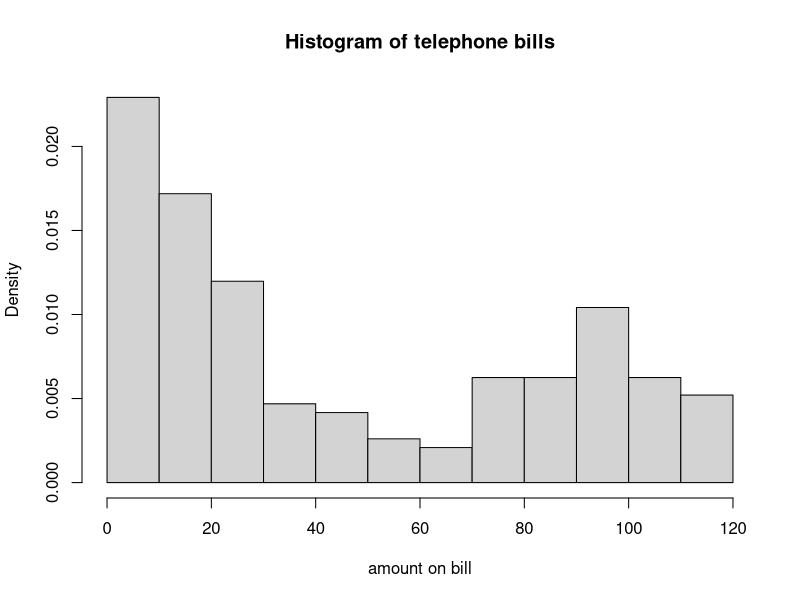
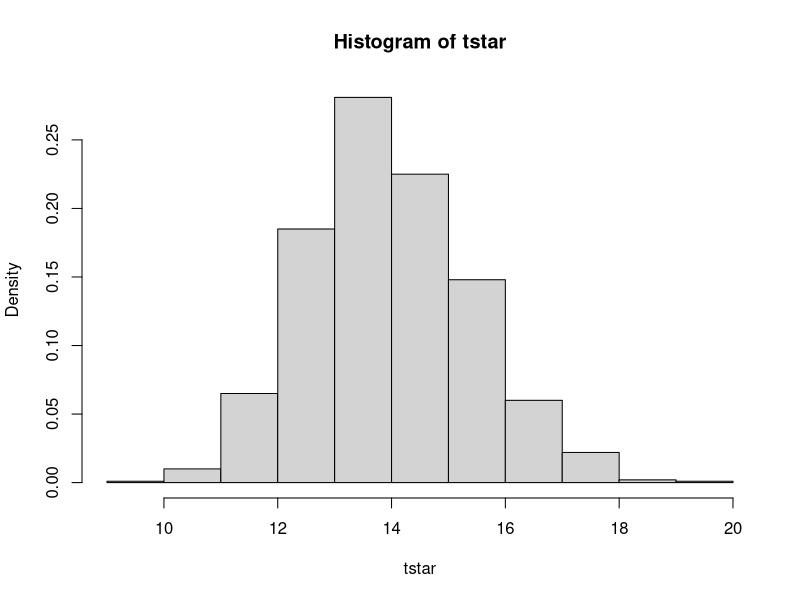
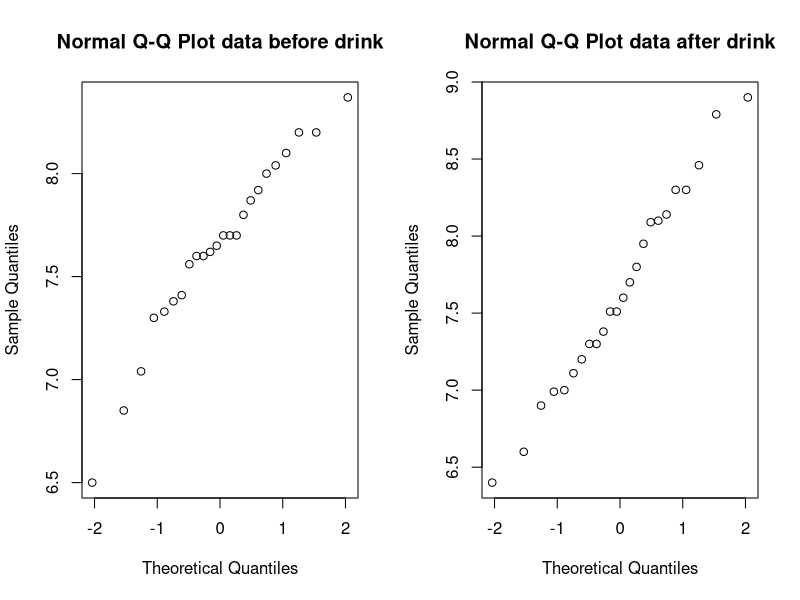
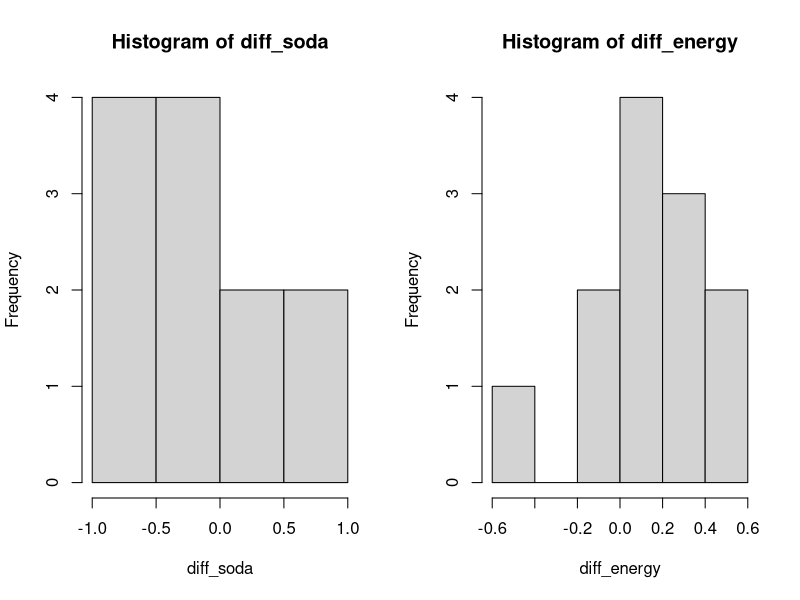
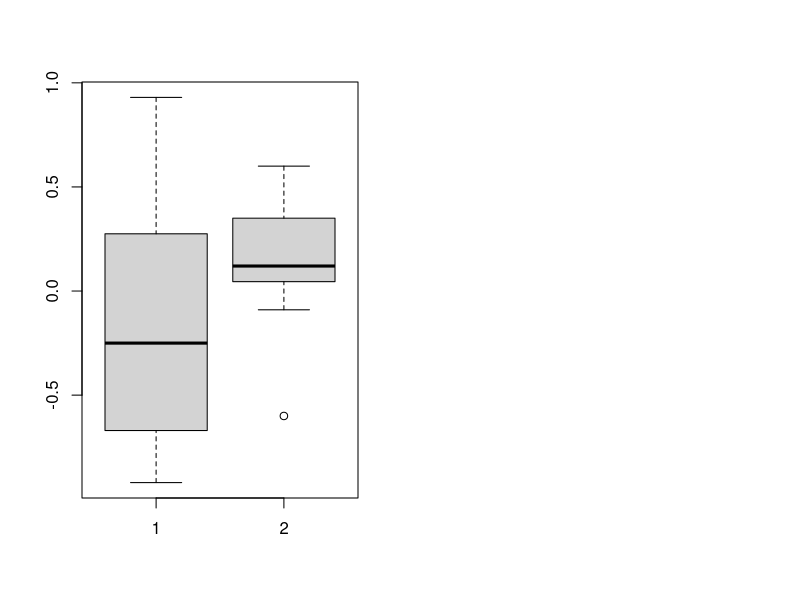

These charts were generated, in order, by the following R code:
# ASSIGNMENT 1 EXERCISE 3 #

# A

data = read.table(file = "telephone.txt", header=TRUE)
nonzero = apply(data, 1, function(row) all(row > 0))
clean_data = data[nonzero, ]
hist(clean_data,prob=T, main="Histogram of telephone bills", xlab="amount on bill")

# B

# Test statistic is the median of the data
t = median(clean_data)
B = 1000
tstar = numeric(B)
n = length(clean_data)
l = 0.05 # lambda

for (i in 1:B) {
  xstar = rexp(n, l)  
  tstar[i] = median(xstar)
}
hist(tstar, prob=T)

# Calculate the p-value
pl=sum(tstar<t)/B
pr=sum(tstar>t)/B
p=2*min(pl,pr)

# C

B = 1000
tstar = numeric(B)

for (i in 1:B){
  xstar = sample(clean_data, replace=TRUE)
  tstar[i] = median(xstar)
}

tstar25 = quantile(tstar,0.025)
tstar975 = quantile(tstar,0.975)
sum(tstar<tstar25)
c(2*t-tstar975,2*t-tstar25)

# D

# Assume this sample originate from an exponential distribution for an unknown lambda
# Use Central Limit Theorem for sample mean
# Estimate lambda
# Construct 95% confidence interval for the population media
# Comment on findings 


# ----------------------------------------------------------------------


# ASSIGNMENT 1 EXERCISE 4 #

# A

data = read.table(file = "run.txt", header=TRUE)

# Check for normality
par(mfrow=c(1,2))
qqnorm(data$before, main = "Normal Q-Q Plot data before drink")
qqnorm(data$after, main = "Normal Q-Q Plot data after drink")

# Pearson's correlation test
cor.test(data$before,data$after)

# B

# H0 : soda_before - soda_after = 0
soda = subset(data, drink=='lemo', select=c(before, after))
t.test(soda$before, soda$after, paired=TRUE)

# H0 energy_before - energy_after = 0
energy = subset(data, drink=='energy', select=c(before, after))
t.test(energy$before, energy$after, paired=TRUE)

# C 

n = nrow(soda)
diff_soda = numeric(n)
for (i in 1:n) {
  diff_soda[i] = soda$before[i] - soda$after[i]
}

m = nrow(energy)
diff_energy = numeric(m)
for (i in 1:m) {
  diff_energy[i] = energy$before[i] - energy$after[i]
}

# H0 : mean_diff_soda = mean_diff_energy

hist(diff_soda)
hist(diff_energy)
boxplot(diff_soda,diff_energy)

t.test(diff_soda,diff_energy)

# D
